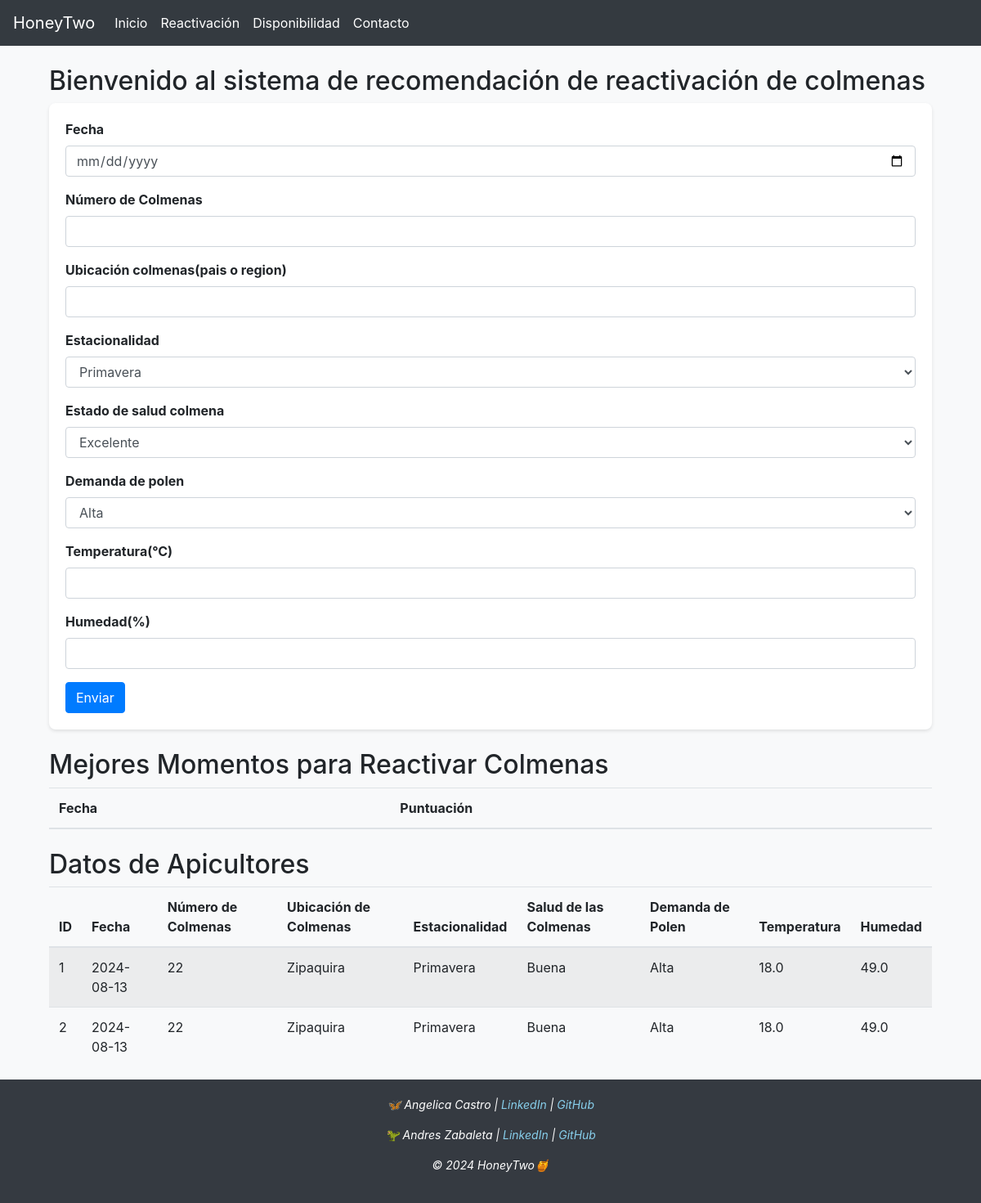
Before: /formulario with the older database file.
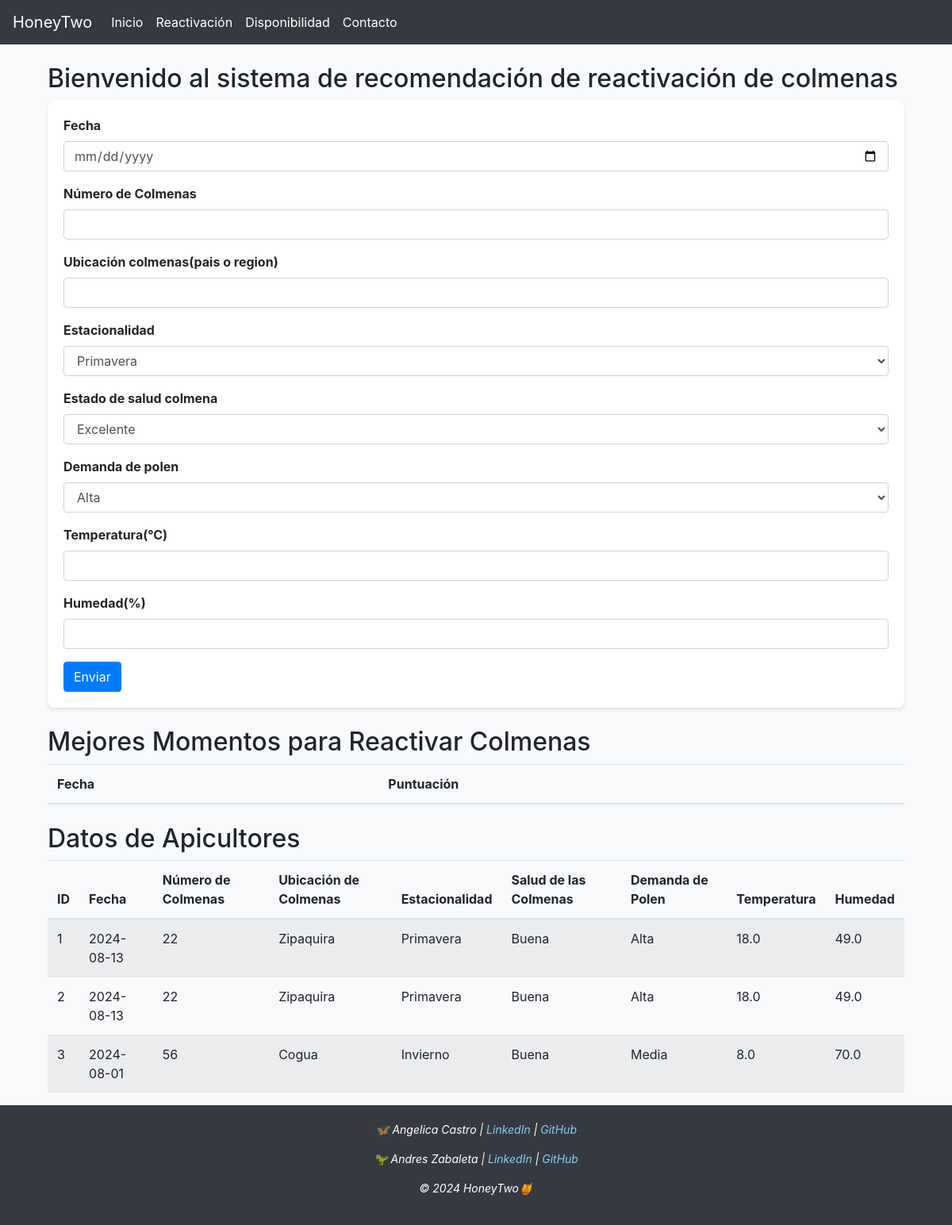
After: the same page with the newer database file.
### tables this page shows
CREATE TABLE datos_apicultores (
        id INTEGER PRIMARY KEY AUTOINCREMENT,
        fecha TEXT,
        numcol INTEGER,
        ubicacion TEXT,
        estacion TEXT,
        estsalud TEXT,
        polen TEXT,
        temperatura REAL,
        humedad REAL
    );

### app.py (the view)
@app.route("/formulario")
def formulario():
    conn = sqlite3.connect("apicultores.db")
    c = conn.cursor()
    c.execute("SELECT * FROM datos_apicultores")
    datos = c.fetchall()
    conn.close()
    return render_template("formulario.html", datos=datos)

### templates/formulario.html (shortened to what this page needs)
{% extends 'layout.html' %}
{% block content %}
<div class="container mt-4">
    <h2>Bienvenido al sistema de recomendación de reactivación de colmenas</h2>
    <form action="/submit_form" method="post">
        <div class="form-group">
            <label for="fecha">Fecha</label>
            <input type="date" class="form-control" id="fecha" name="fecha" required>
        </div>
        <div class="form-group">
            <label for="numcol">Número de Colmenas</label>
            <input type="number" class="form-control" id="numcol" name="numcol" required>
        </div>
        <div class="form-group">
            <label for="ubicacion">Ubicación colmenas(pais o region)</label>
            <input type="text" class="form-control" id="ubicacion" name="ubicacion" required>
        </div>
        <div class="form-group">
            <label for="estacion">Estacionalidad</label>
            <select class="form-control" id="estacion" name="estacion" required>
                <option value="Primavera">Primavera</option>
            </select>
        </div>
        <div class="form-group">
            <label for="estsalud">Estado de salud colmena</label>
            <select class="form-control" id="estsalud" name="estsalud" required>
                <option value="Excelente">Excelente</option>
            </select>
        </div>
        <div class="form-group">
            <label for="polen">Demanda de polen</label>
            <select class="form-control" id="polen" name="polen" required>
                <option value="Alta">Alta</option>
            </select>
        </div>
        <div class="form-group">
            <label for="temperatura">Temperatura(°C)</label>
            <input type="number" class="form-control" id="temperatura" name="temperatura" step="0.1" required>
        </div>
        <div class="form-group">
            <label for="humedad">Humedad(%)</label>
            <input type="number" class="form-control" id="humedad" name="humedad" step="0.1" required>
        </div>
        <button type="submit" class="btn btn-primary">Enviar</button>
    </form>
</div>
<div class="container mt-4">
    <h2>Mejores Momentos para Reactivar Colmenas</h2>
    <table class="table table-striped">
        <thead>
            <tr>
                <th>Fecha</th>
                <th>Puntuación</th>
            </tr>
        </thead>
    </table>
</div>
<div class="container mt-4">
    <h2>Datos de Apicultores</h2>
    <table class="table table-striped">
        <thead>
            <tr>
                <th>ID</th>
                <th>Fecha</th>
                <th>Número de Colmenas</th>
                <th>Ubicación de Colmenas</th>
                <th>Estacionalidad</th>
                <th>Salud de las Colmenas</th>
                <th>Demanda de Polen</th>
                <th>Temperatura</th>
                <th>Humedad</th>
            </tr>
        </thead>
        <tbody>
            {% for fila in datos %}
            <tr>
                <td>{{ fila[0] }}</td>
                <td>{{ fila[1] }}</td>
                <td>{{ fila[2] }}</td>
                <td>{{ fila[3] }}</td>
                <td>{{ fila[4] }}</td>
                <td>{{ fila[5] }}</td>
                <td>{{ fila[6] }}</td>
                <td>{{ fila[7] }}</td>
                <td>{{ fila[8] }}</td>
            </tr>
            {% endfor %}
        </tbody>
    </table>
</div>
{% endblock %}

### templates/layout.html (shortened to what this page needs)
<!DOCTYPE html>
<html lang="en">
<head>
    <link rel="stylesheet" href="https://stackpath.bootstrapcdn.com/bootstrap/4.5.2/css/bootstrap.min.css">
    <link rel="stylesheet" href="/static/css/styles.css">
</head>
<body>
    <nav class="navbar navbar-expand-lg navbar-dark bg-dark";">
        <a class="navbar-brand" href="/" style="font-size: auto; text-align: center;">HoneyTwo</a>
        <div class="collapse navbar-collapse" id="navbarNav">
            <ul class="navbar-nav">
                <li class="nav-item active">
                    <a class="nav-link" href="/">Inicio</a>
                </li>
                <li class="nav-item active">
                    <a class="nav-link" href="/formulario">Reactivación</a>
                </li>
                <li class="nav-item active">
                    <a class="nav-link" href="/formulario">Disponibilidad</a>
                </li>
                <li class="nav-item active">
                    <a class="nav-link" href="#footer">Contacto</a>
                </li>
            </ul>
        </div>
    </nav>
    <div class="container mt-4">
        {% block content %}{% endblock %}
    </div>
    <footer id="footer">
        <p>🦋 Angelica Castro | <a href="https://www.linkedin.com/in/angelica-c-0a43b192/" target="_blank" style="color: skyblue;">LinkedIn</a> | <a href="https://github.com/AngelicaCR" target="_blank" style="color: skyblue;">GitHub</a> </p>
        <p>🦖 Andres Zabaleta | <a href="https://www.linkedin.com/in/andreszabaleta/" target="_blank" style="color: skyblue;">LinkedIn</a> | <a href="https://github.com/andreszabaleta" target="_blank" style="color: skyblue;">GitHub</a></p>
        <p>&copy; 2024 HoneyTwo🍯</p>
    </footer>
</body>
</html>

### static/css/styles.css (style rules this page uses)
body { background-color: #f8f9fa; font-family: -apple-system, BlinkMacSystemFont, Segoe UI, Roboto, Oxygen, Ubuntu, Cantarell, Fira Sans, Droid Sans, Helvetica Neue, sans-serif; }
footer { background-color: #353a41; color: #fff; padding: 20px; text-align: center; font-size: 14px; font-style: italic; }
form { background-color: #fff; padding: 20px; border-radius: 8px; box-shadow: 0 2px 4px rgba(0, 0, 0, 0.1); }
.form-group label { font-weight: bold; }
.btn-primary { background-color: #007bff; border-color: #007bff; }

Changed rows visible on the page:
added datos_apicultores: id "3", fecha "2024-08-01", numcol "56", ubicacion "Cogua", estacion "Invierno", estsalud "Buena", polen "Media", temperatura "8.0", humedad "70.0"
